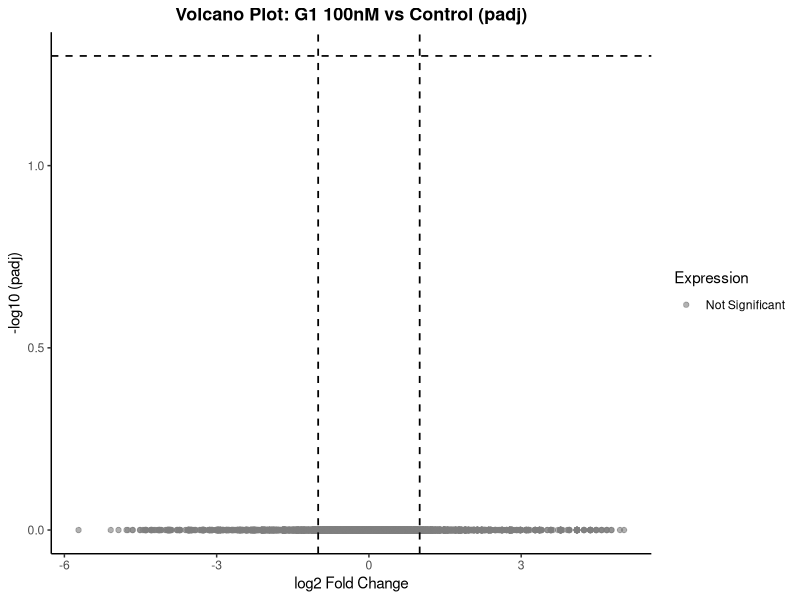
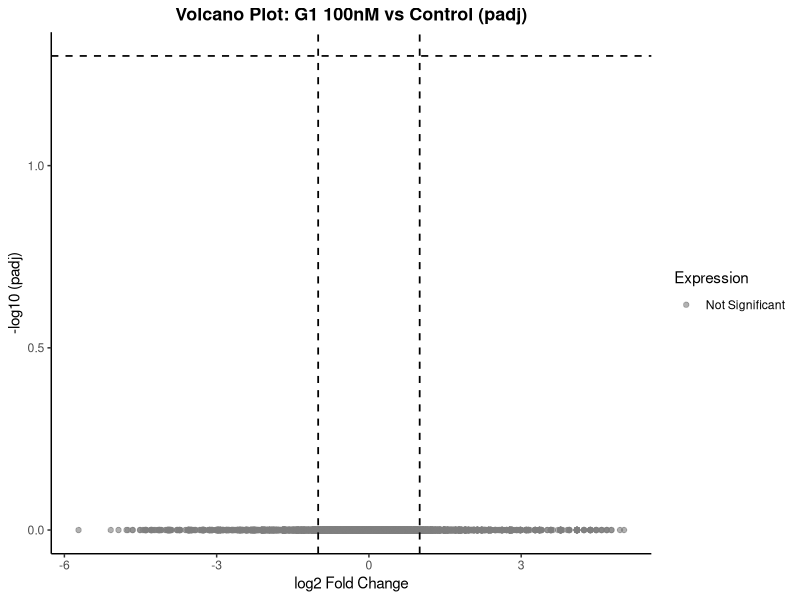

The R source for these figures, in order:
###VOLCANO PLOT 
# 1. Load required libraries
library(ggplot2)
library(dplyr)

# 2. Set working directory & read dataset
setwd("D:/Project/RNA_Seq/Results/Counts")
df <- read.csv("DGE_G1_100nM_vs_Control.csv")

# 3. Preprocess & create Expression categories
df_clean <- df %>%
  filter(!is.na(log2FoldChange) & !is.na(padj)) %>%
  mutate(
    neg_log10_padj = -log10(padj),
    # Define Expression categories
    Expression = case_when(
      log2FoldChange > 1 & padj <= 0.05 ~ "Upregulated",
      log2FoldChange < -1 & padj <= 0.05 ~ "Downregulated",
      TRUE ~ "Not Significant"
    )
  )

# 4. Generate Volcano Plot with Custom Colors
ggplot(df_clean, aes(x = log2FoldChange, y = neg_log10_padj, color = Expression)) +
  
  # Add points mapped to Expression category
  geom_point(alpha = 0.6, size = 1.5) +
  
  # Set specific colors: Red (Up), Green (Down), Grey (Not Significant)
  scale_color_manual(values = c(
    "Upregulated"     = "red",
    "Downregulated"   = "green3",
    "Not Significant" = "grey50"
  )) +
  
  # Threshold cutoff lines
  geom_hline(yintercept = -log10(0.05), linetype = "dashed", color = "black", linewidth = 0.6) +
  geom_vline(xintercept = c(-1, 1), linetype = "dashed", color = "black", linewidth = 0.6) +
  
  # Labels and Limits
  labs(
    title = "Volcano Plot: G1 100nM vs Control (padj)",
    x = "log2 Fold Change",
    y = "-log10 (padj)"
  ) +
  #ylim(-0.2, 5) +
  
  # Theme
  theme_classic() +
  theme(
    plot.title = element_text(hjust = 0.5, face = "bold", size = 13),
    axis.title = element_text(size = 11),
    legend.position = "right"
  )
ggsave("D:/Project/RNA_Seq/Results/figures/volcano_100nM_vs_control.png", width = 8, height = 6, dpi = 300)
